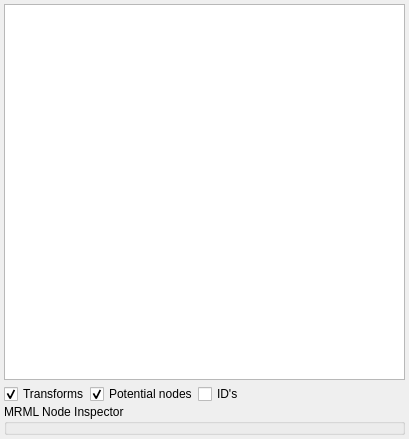
<?xml version="1.0" encoding="UTF-8"?>
<ui version="4.0">
 <class>qSlicerSubjectHierarchyModule</class>
 <widget class="qSlicerWidget" name="qSlicerSubjectHierarchyModule">
  <property name="geometry">
   <rect>
    <x>0</x>
    <y>0</y>
    <width>409</width>
    <height>439</height>
   </rect>
  </property>
  <property name="windowTitle">
   <string>SubjectHierarchy</string>
  </property>
  <property name="windowIcon">
   <iconset resource="../qSlicerSubjectHierarchyModule.qrc">
    <normaloff>:/Icons/SubjectHierarchy.png</normaloff>:/Icons/SubjectHierarchy.png</iconset>
  </property>
  <layout class="QVBoxLayout" name="verticalLayout">
   <property name="spacing">
    <number>4</number>
   </property>
   <property name="margin">
    <number>4</number>
   </property>
   <item>
    <widget class="qMRMLSubjectHierarchyTreeView" name="SubjectHierarchyTreeView">
     <property name="dragDropMode">
      <enum>QAbstractItemView::InternalMove</enum>
     </property>
     <property name="indentation">
      <number>12</number>
     </property>
     <property name="editMenuActionVisible">
      <bool>true</bool>
     </property>
    </widget>
   </item>
   <item>
    <layout class="QGridLayout" name="gridLayout">
     <property name="spacing">
      <number>0</number>
     </property>
     <item row="1" column="0" colspan="2">
      <widget class="ctkCollapsibleGroupBox" name="MRMLNodeInspectorGroupBox">
       <property name="title">
        <string>MRML Node Inspector</string>
       </property>
       <property name="checked">
        <bool>false</bool>
       </property>
       <layout class="QGridLayout" name="gridLayout_3">
        <property name="margin">
         <number>4</number>
        </property>
        <property name="spacing">
         <number>4</number>
        </property>
        <item row="0" column="0">
         <widget class="qMRMLNodeAttributeTableWidget" name="MRMLNodeAttributeTableWidget"/>
        </item>
       </layout>
      </widget>
     </item>
     <item row="0" column="1">
      <layout class="QHBoxLayout" name="horizontalLayout">
       <property name="spacing">
        <number>0</number>
       </property>
       <item>
        <widget class="QCheckBox" name="DisplayTransformsCheckBox">
         <property name="text">
          <string>Transforms</string>
         </property>
         <property name="checked">
          <bool>true</bool>
         </property>
        </widget>
       </item>
       <item>
        <widget class="QCheckBox" name="PotentialNodesCheckBox">
         <property name="text">
          <string>Potential nodes</string>
         </property>
         <property name="checked">
          <bool>true</bool>
         </property>
        </widget>
       </item>
       <item>
        <widget class="QCheckBox" name="DisplayMRMLIDsCheckBox">
         <property name="text">
          <string>ID's</string>
         </property>
        </widget>
       </item>
       <item>
        <spacer name="horizontalSpacer">
         <property name="orientation">
          <enum>Qt::Horizontal</enum>
         </property>
         <property name="sizeHint" stdset="0">
          <size>
           <width>40</width>
           <height>20</height>
          </size>
         </property>
        </spacer>
       </item>
       <item>
        <widget class="QLabel" name="label_Help">
         <property name="toolTip">
          <string>Tooltip is populated by the plugins</string>
         </property>
         <property name="text">
          <string/>
         </property>
         <property name="pixmap">
          <pixmap resource="../qSlicerSubjectHierarchyModule.qrc">:/Icons/Help.png</pixmap>
         </property>
         <property name="alignment">
          <set>Qt::AlignRight|Qt::AlignTrailing|Qt::AlignVCenter</set>
         </property>
        </widget>
       </item>
      </layout>
     </item>
    </layout>
   </item>
  </layout>
 </widget>
 <customwidgets>
  <customwidget>
   <class>qMRMLNodeAttributeTableWidget</class>
   <extends>QWidget</extends>
   <header>qMRMLNodeAttributeTableWidget.h</header>
  </customwidget>
  <customwidget>
   <class>qMRMLTreeView</class>
   <extends>QTreeView</extends>
   <header>qMRMLTreeView.h</header>
   <slots>
    <slot>setSceneModel(int)</slot>
   </slots>
  </customwidget>
  <customwidget>
   <class>qSlicerWidget</class>
   <extends>QWidget</extends>
   <header>qSlicerWidget.h</header>
   <container>1</container>
  </customwidget>
  <customwidget>
   <class>qMRMLSubjectHierarchyTreeView</class>
   <extends>qMRMLTreeView</extends>
   <header>qMRMLSubjectHierarchyTreeView.h</header>
  </customwidget>
  <customwidget>
   <class>ctkCollapsibleGroupBox</class>
   <extends>QGroupBox</extends>
   <header>ctkCollapsibleGroupBox.h</header>
   <container>1</container>
  </customwidget>
 </customwidgets>
 <resources>
  <include location="../qSlicerSubjectHierarchyModule.qrc"/>
  <include location="../qSlicerSubjectHierarchyModule.qrc"/>
  <include location="../qSlicerSubjectHierarchyModule.qrc"/>
  <include location="../qSlicerSubjectHierarchyModule.qrc"/>
  <include location="../qSlicerSubjectHierarchyModule.qrc"/>
  <include location="../qSlicerSubjectHierarchyModule.qrc"/>
  <include location="../qSlicerSubjectHierarchyModule.qrc"/>
  <include location="../qSlicerSubjectHierarchyModule.qrc"/>
  <include location="../qSlicerSubjectHierarchyModule.qrc"/>
  <include location="../qSlicerSubjectHierarchyModule.qrc"/>
  <include location="../qSlicerSubjectHierarchyModule.qrc"/>
  <include location="../qSlicerSubjectHierarchyModule.qrc"/>
 </resources>
 <connections>
  <connection>
   <sender>qSlicerSubjectHierarchyModule</sender>
   <signal>mrmlSceneChanged(vtkMRMLScene*)</signal>
   <receiver>SubjectHierarchyTreeView</receiver>
   <slot>setMRMLScene(vtkMRMLScene*)</slot>
   <hints>
    <hint type="sourcelabel">
     <x>243</x>
     <y>2</y>
    </hint>
    <hint type="destinationlabel">
     <x>247</x>
     <y>55</y>
    </hint>
   </hints>
  </connection>
 </connections>
</ui>
